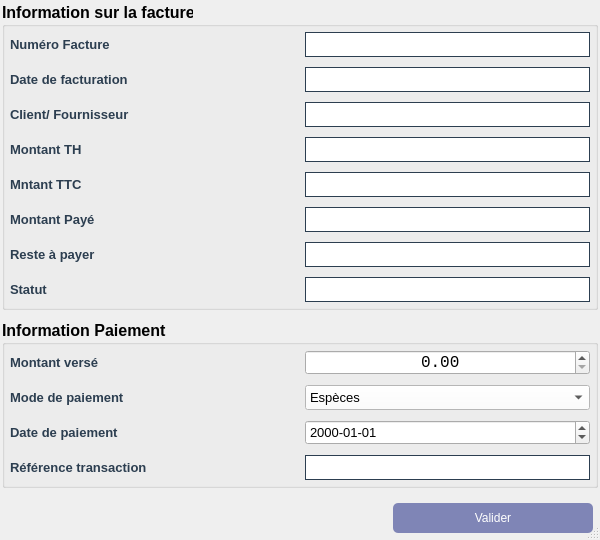
<?xml version="1.0" encoding="UTF-8"?>
<ui version="4.0">
 <class>Ui_payereste</class>
 <widget class="QDialog" name="Ui_payereste">
  <property name="windowModality">
   <enum>Qt::ApplicationModal</enum>
  </property>
  <property name="geometry">
   <rect>
    <x>0</x>
    <y>0</y>
    <width>600</width>
    <height>486</height>
   </rect>
  </property>
  <property name="font">
   <font>
    <pointsize>8</pointsize>
    <weight>75</weight>
    <italic>false</italic>
    <bold>true</bold>
   </font>
  </property>
  <property name="windowTitle">
   <string>Paiement</string>
  </property>
  <property name="windowIcon">
   <iconset resource="../../gscom_14/icon/icon.qrc">
    <normaloff>:/icon/buy.png</normaloff>:/icon/buy.png</iconset>
  </property>
  <property name="styleSheet">
   <string notr="true"> QLabel {
        color: #2c3e50;
        font-size: 13px;
        font-weight: bold;
    }

    /* QLineEdit */
    QLineEdit {
        border: 1px solid #ccc;
        border-radius: 4px;
        padding: 5px;
        background-color: #ffffff;
    
    }

    QLineEdit:focus {
        border: 1px solid #0077b6;
        background-color: #f1faff;
    }

    /* QPushButton */
    QPushButton {
        background-color: #7f85b6;
        color: white;
        padding: 6px 12px;
        border-radius: 5px;
	font: 12pt &quot;Verdana&quot;;
      
    }

    QPushButton:hover {
        background-color: #0096c7;
    }

    QPushButton:pressed {
        background-color: #023e8a;
    }
</string>
  </property>
  <property name="sizeGripEnabled">
   <bool>true</bool>
  </property>
  <property name="modal">
   <bool>true</bool>
  </property>
  <layout class="QVBoxLayout" name="verticalLayout">
   <property name="spacing">
    <number>10</number>
   </property>
   <property name="leftMargin">
    <number>2</number>
   </property>
   <property name="topMargin">
    <number>2</number>
   </property>
   <property name="rightMargin">
    <number>2</number>
   </property>
   <property name="bottomMargin">
    <number>2</number>
   </property>
   <item>
    <widget class="QGroupBox" name="groupBox">
     <property name="font">
      <font>
       <pointsize>12</pointsize>
       <weight>75</weight>
       <italic>false</italic>
       <bold>true</bold>
      </font>
     </property>
     <property name="title">
      <string>Information sur la facture</string>
     </property>
     <property name="flat">
      <bool>true</bool>
     </property>
     <layout class="QVBoxLayout" name="verticalLayout_2">
      <property name="spacing">
       <number>10</number>
      </property>
      <property name="leftMargin">
       <number>5</number>
      </property>
      <property name="topMargin">
       <number>5</number>
      </property>
      <property name="rightMargin">
       <number>5</number>
      </property>
      <property name="bottomMargin">
       <number>5</number>
      </property>
      <item>
       <layout class="QGridLayout" name="gridLayout_2">
        <item row="5" column="1">
         <widget class="QLabel" name="lineEdit">
          <property name="enabled">
           <bool>false</bool>
          </property>
          <property name="minimumSize">
           <size>
            <width>0</width>
            <height>25</height>
           </size>
          </property>
          <property name="font">
           <font>
            <pointsize>10</pointsize>
            <weight>75</weight>
            <bold>true</bold>
           </font>
          </property>
          <property name="styleSheet">
           <string notr="true">font-size:10pt;
background-color: rgb(255, 255, 255);</string>
          </property>
          <property name="frameShape">
           <enum>QFrame::Box</enum>
          </property>
          <property name="frameShadow">
           <enum>QFrame::Plain</enum>
          </property>
          <property name="lineWidth">
           <number>1</number>
          </property>
          <property name="midLineWidth">
           <number>0</number>
          </property>
          <property name="text">
           <string/>
          </property>
          <property name="alignment">
           <set>Qt::AlignLeading|Qt::AlignLeft|Qt::AlignVCenter</set>
          </property>
         </widget>
        </item>
        <item row="3" column="1">
         <widget class="QLabel" name="label_9">
          <property name="minimumSize">
           <size>
            <width>0</width>
            <height>25</height>
           </size>
          </property>
          <property name="styleSheet">
           <string notr="true">font-size:10pt;background-color: rgb(255, 255, 255);</string>
          </property>
          <property name="frameShape">
           <enum>QFrame::Box</enum>
          </property>
          <property name="text">
           <string/>
          </property>
         </widget>
        </item>
        <item row="7" column="1">
         <widget class="QLabel" name="montantRestantLineEdit">
          <property name="enabled">
           <bool>false</bool>
          </property>
          <property name="minimumSize">
           <size>
            <width>0</width>
            <height>25</height>
           </size>
          </property>
          <property name="font">
           <font>
            <pointsize>10</pointsize>
            <weight>75</weight>
            <bold>true</bold>
           </font>
          </property>
          <property name="styleSheet">
           <string notr="true">font-size:10pt;
background-color: rgb(255, 255, 255);</string>
          </property>
          <property name="frameShape">
           <enum>QFrame::Box</enum>
          </property>
          <property name="frameShadow">
           <enum>QFrame::Plain</enum>
          </property>
          <property name="lineWidth">
           <number>1</number>
          </property>
          <property name="midLineWidth">
           <number>0</number>
          </property>
          <property name="text">
           <string/>
          </property>
          <property name="alignment">
           <set>Qt::AlignLeading|Qt::AlignLeft|Qt::AlignVCenter</set>
          </property>
         </widget>
        </item>
        <item row="7" column="0">
         <widget class="QLabel" name="montantRestantLabel">
          <property name="font">
           <font>
            <pointsize>10</pointsize>
            <weight>75</weight>
            <bold>true</bold>
           </font>
          </property>
          <property name="styleSheet">
           <string notr="true">font-size:10pt;</string>
          </property>
          <property name="frameShape">
           <enum>QFrame::NoFrame</enum>
          </property>
          <property name="frameShadow">
           <enum>QFrame::Sunken</enum>
          </property>
          <property name="lineWidth">
           <number>2</number>
          </property>
          <property name="midLineWidth">
           <number>2</number>
          </property>
          <property name="text">
           <string>Reste à payer</string>
          </property>
          <property name="alignment">
           <set>Qt::AlignLeading|Qt::AlignLeft|Qt::AlignVCenter</set>
          </property>
         </widget>
        </item>
        <item row="8" column="1">
         <widget class="QLabel" name="label_4">
          <property name="enabled">
           <bool>false</bool>
          </property>
          <property name="minimumSize">
           <size>
            <width>0</width>
            <height>25</height>
           </size>
          </property>
          <property name="font">
           <font>
            <pointsize>10</pointsize>
            <weight>75</weight>
            <bold>true</bold>
           </font>
          </property>
          <property name="styleSheet">
           <string notr="true">font-size:10pt;
background-color: rgb(255, 255, 255);</string>
          </property>
          <property name="frameShape">
           <enum>QFrame::Box</enum>
          </property>
          <property name="frameShadow">
           <enum>QFrame::Plain</enum>
          </property>
          <property name="lineWidth">
           <number>1</number>
          </property>
          <property name="midLineWidth">
           <number>0</number>
          </property>
          <property name="text">
           <string/>
          </property>
          <property name="alignment">
           <set>Qt::AlignLeading|Qt::AlignLeft|Qt::AlignVCenter</set>
          </property>
         </widget>
        </item>
        <item row="8" column="0">
         <widget class="QLabel" name="label_3">
          <property name="font">
           <font>
            <pointsize>10</pointsize>
            <weight>75</weight>
            <bold>true</bold>
           </font>
          </property>
          <property name="styleSheet">
           <string notr="true">font-size:10pt;</string>
          </property>
          <property name="frameShape">
           <enum>QFrame::NoFrame</enum>
          </property>
          <property name="frameShadow">
           <enum>QFrame::Sunken</enum>
          </property>
          <property name="lineWidth">
           <number>0</number>
          </property>
          <property name="midLineWidth">
           <number>0</number>
          </property>
          <property name="text">
           <string>Statut</string>
          </property>
          <property name="alignment">
           <set>Qt::AlignLeading|Qt::AlignLeft|Qt::AlignVCenter</set>
          </property>
         </widget>
        </item>
        <item row="6" column="0">
         <widget class="QLabel" name="montantPayLabel">
          <property name="font">
           <font>
            <pointsize>10</pointsize>
            <weight>75</weight>
            <bold>true</bold>
           </font>
          </property>
          <property name="styleSheet">
           <string notr="true">font-size:10pt;
</string>
          </property>
          <property name="frameShape">
           <enum>QFrame::NoFrame</enum>
          </property>
          <property name="frameShadow">
           <enum>QFrame::Sunken</enum>
          </property>
          <property name="lineWidth">
           <number>2</number>
          </property>
          <property name="midLineWidth">
           <number>2</number>
          </property>
          <property name="text">
           <string>Montant Payé</string>
          </property>
          <property name="alignment">
           <set>Qt::AlignLeading|Qt::AlignLeft|Qt::AlignVCenter</set>
          </property>
         </widget>
        </item>
        <item row="2" column="0">
         <widget class="QLabel" name="dateLabel">
          <property name="font">
           <font>
            <pointsize>10</pointsize>
            <weight>75</weight>
            <bold>true</bold>
           </font>
          </property>
          <property name="styleSheet">
           <string notr="true">font-size:10pt;</string>
          </property>
          <property name="frameShape">
           <enum>QFrame::NoFrame</enum>
          </property>
          <property name="frameShadow">
           <enum>QFrame::Sunken</enum>
          </property>
          <property name="lineWidth">
           <number>0</number>
          </property>
          <property name="midLineWidth">
           <number>0</number>
          </property>
          <property name="text">
           <string>Date de facturation</string>
          </property>
          <property name="alignment">
           <set>Qt::AlignLeading|Qt::AlignLeft|Qt::AlignVCenter</set>
          </property>
         </widget>
        </item>
        <item row="6" column="1">
         <widget class="QLabel" name="montantPayLineEdit">
          <property name="enabled">
           <bool>false</bool>
          </property>
          <property name="minimumSize">
           <size>
            <width>0</width>
            <height>25</height>
           </size>
          </property>
          <property name="font">
           <font>
            <pointsize>10</pointsize>
            <weight>75</weight>
            <bold>true</bold>
           </font>
          </property>
          <property name="styleSheet">
           <string notr="true">font-size:10pt;
background-color: rgb(255, 255, 255);</string>
          </property>
          <property name="frameShape">
           <enum>QFrame::Box</enum>
          </property>
          <property name="frameShadow">
           <enum>QFrame::Plain</enum>
          </property>
          <property name="lineWidth">
           <number>1</number>
          </property>
          <property name="midLineWidth">
           <number>0</number>
          </property>
          <property name="text">
           <string/>
          </property>
          <property name="alignment">
           <set>Qt::AlignLeading|Qt::AlignLeft|Qt::AlignVCenter</set>
          </property>
         </widget>
        </item>
        <item row="0" column="1">
         <widget class="QLabel" name="numeroFactureLineEdit">
          <property name="enabled">
           <bool>false</bool>
          </property>
          <property name="minimumSize">
           <size>
            <width>0</width>
            <height>25</height>
           </size>
          </property>
          <property name="font">
           <font>
            <pointsize>10</pointsize>
            <weight>75</weight>
            <bold>true</bold>
           </font>
          </property>
          <property name="styleSheet">
           <string notr="true">font-size:10pt;
background-color: rgb(255, 255, 255);</string>
          </property>
          <property name="frameShape">
           <enum>QFrame::Box</enum>
          </property>
          <property name="frameShadow">
           <enum>QFrame::Plain</enum>
          </property>
          <property name="lineWidth">
           <number>1</number>
          </property>
          <property name="midLineWidth">
           <number>0</number>
          </property>
          <property name="text">
           <string/>
          </property>
          <property name="alignment">
           <set>Qt::AlignLeading|Qt::AlignLeft|Qt::AlignVCenter</set>
          </property>
         </widget>
        </item>
        <item row="2" column="1">
         <widget class="QLabel" name="dateLineEdit">
          <property name="enabled">
           <bool>false</bool>
          </property>
          <property name="minimumSize">
           <size>
            <width>0</width>
            <height>25</height>
           </size>
          </property>
          <property name="font">
           <font>
            <pointsize>10</pointsize>
            <weight>75</weight>
            <bold>true</bold>
           </font>
          </property>
          <property name="styleSheet">
           <string notr="true">font-size:10pt;
background-color: rgb(255, 255, 255);</string>
          </property>
          <property name="frameShape">
           <enum>QFrame::Box</enum>
          </property>
          <property name="frameShadow">
           <enum>QFrame::Plain</enum>
          </property>
          <property name="lineWidth">
           <number>1</number>
          </property>
          <property name="midLineWidth">
           <number>0</number>
          </property>
          <property name="text">
           <string/>
          </property>
          <property name="alignment">
           <set>Qt::AlignLeading|Qt::AlignLeft|Qt::AlignVCenter</set>
          </property>
         </widget>
        </item>
        <item row="5" column="0">
         <widget class="QLabel" name="label_2">
          <property name="font">
           <font>
            <pointsize>10</pointsize>
            <weight>75</weight>
            <bold>true</bold>
           </font>
          </property>
          <property name="styleSheet">
           <string notr="true">font-size:10pt;</string>
          </property>
          <property name="frameShape">
           <enum>QFrame::NoFrame</enum>
          </property>
          <property name="frameShadow">
           <enum>QFrame::Sunken</enum>
          </property>
          <property name="lineWidth">
           <number>2</number>
          </property>
          <property name="midLineWidth">
           <number>2</number>
          </property>
          <property name="text">
           <string>Mntant TTC</string>
          </property>
          <property name="alignment">
           <set>Qt::AlignLeading|Qt::AlignLeft|Qt::AlignVCenter</set>
          </property>
         </widget>
        </item>
        <item row="3" column="0">
         <widget class="QLabel" name="label_7">
          <property name="styleSheet">
           <string notr="true">font-size:10pt;</string>
          </property>
          <property name="text">
           <string>Client/ Fournisseur</string>
          </property>
         </widget>
        </item>
        <item row="0" column="0">
         <widget class="QLabel" name="numeroFactureLabel">
          <property name="font">
           <font>
            <pointsize>10</pointsize>
            <weight>75</weight>
            <bold>true</bold>
           </font>
          </property>
          <property name="styleSheet">
           <string notr="true">font-size:10pt;</string>
          </property>
          <property name="frameShape">
           <enum>QFrame::NoFrame</enum>
          </property>
          <property name="frameShadow">
           <enum>QFrame::Sunken</enum>
          </property>
          <property name="lineWidth">
           <number>0</number>
          </property>
          <property name="midLineWidth">
           <number>0</number>
          </property>
          <property name="text">
           <string>Numéro Facture</string>
          </property>
          <property name="alignment">
           <set>Qt::AlignLeading|Qt::AlignLeft|Qt::AlignVCenter</set>
          </property>
         </widget>
        </item>
        <item row="4" column="0">
         <widget class="QLabel" name="montantTotalLabel">
          <property name="font">
           <font>
            <pointsize>10</pointsize>
            <weight>75</weight>
            <bold>true</bold>
           </font>
          </property>
          <property name="styleSheet">
           <string notr="true">font-size:10pt;</string>
          </property>
          <property name="frameShape">
           <enum>QFrame::NoFrame</enum>
          </property>
          <property name="frameShadow">
           <enum>QFrame::Sunken</enum>
          </property>
          <property name="lineWidth">
           <number>2</number>
          </property>
          <property name="midLineWidth">
           <number>2</number>
          </property>
          <property name="text">
           <string>Montant TH</string>
          </property>
          <property name="alignment">
           <set>Qt::AlignLeading|Qt::AlignLeft|Qt::AlignVCenter</set>
          </property>
         </widget>
        </item>
        <item row="4" column="1">
         <widget class="QLabel" name="montantTotalLineEdit">
          <property name="enabled">
           <bool>false</bool>
          </property>
          <property name="minimumSize">
           <size>
            <width>0</width>
            <height>25</height>
           </size>
          </property>
          <property name="font">
           <font>
            <pointsize>10</pointsize>
            <weight>75</weight>
            <bold>true</bold>
           </font>
          </property>
          <property name="styleSheet">
           <string notr="true">font-size:10pt;
background-color: rgb(255, 255, 255);</string>
          </property>
          <property name="frameShape">
           <enum>QFrame::Box</enum>
          </property>
          <property name="frameShadow">
           <enum>QFrame::Plain</enum>
          </property>
          <property name="lineWidth">
           <number>1</number>
          </property>
          <property name="midLineWidth">
           <number>0</number>
          </property>
          <property name="text">
           <string/>
          </property>
          <property name="alignment">
           <set>Qt::AlignLeading|Qt::AlignLeft|Qt::AlignVCenter</set>
          </property>
         </widget>
        </item>
       </layout>
      </item>
     </layout>
    </widget>
   </item>
   <item>
    <widget class="QGroupBox" name="groupBox_2">
     <property name="font">
      <font>
       <pointsize>12</pointsize>
       <weight>75</weight>
       <italic>false</italic>
       <bold>true</bold>
      </font>
     </property>
     <property name="title">
      <string>Information Paiement</string>
     </property>
     <property name="flat">
      <bool>true</bool>
     </property>
     <layout class="QVBoxLayout" name="verticalLayout_3">
      <property name="spacing">
       <number>10</number>
      </property>
      <property name="leftMargin">
       <number>5</number>
      </property>
      <property name="topMargin">
       <number>5</number>
      </property>
      <property name="rightMargin">
       <number>5</number>
      </property>
      <property name="bottomMargin">
       <number>5</number>
      </property>
      <item>
       <layout class="QGridLayout" name="gridLayout_3">
        <item row="1" column="0">
         <widget class="QLabel" name="label_10">
          <property name="styleSheet">
           <string notr="true">font-size:10pt;</string>
          </property>
          <property name="text">
           <string>Mode de paiement</string>
          </property>
         </widget>
        </item>
        <item row="0" column="1">
         <widget class="QDoubleSpinBox" name="reglELeResteSpinBox">
          <property name="sizePolicy">
           <sizepolicy hsizetype="Preferred" vsizetype="Preferred">
            <horstretch>0</horstretch>
            <verstretch>0</verstretch>
           </sizepolicy>
          </property>
          <property name="minimumSize">
           <size>
            <width>0</width>
            <height>25</height>
           </size>
          </property>
          <property name="font">
           <font>
            <family>Consolas</family>
            <pointsize>12</pointsize>
            <weight>50</weight>
            <bold>false</bold>
           </font>
          </property>
          <property name="alignment">
           <set>Qt::AlignCenter</set>
          </property>
          <property name="maximum">
           <double>999999999999.000000000000000</double>
          </property>
         </widget>
        </item>
        <item row="1" column="1">
         <widget class="QComboBox" name="comboBox">
          <property name="sizePolicy">
           <sizepolicy hsizetype="Preferred" vsizetype="Preferred">
            <horstretch>0</horstretch>
            <verstretch>0</verstretch>
           </sizepolicy>
          </property>
          <property name="minimumSize">
           <size>
            <width>0</width>
            <height>25</height>
           </size>
          </property>
          <property name="styleSheet">
           <string notr="true">font-size:10pt;
background-color: rgb(255, 255, 255);</string>
          </property>
          <item>
           <property name="text">
            <string>Espèces</string>
           </property>
          </item>
          <item>
           <property name="text">
            <string>Chèque</string>
           </property>
          </item>
          <item>
           <property name="text">
            <string>Virement bancaire</string>
           </property>
          </item>
          <item>
           <property name="text">
            <string>Mobile money</string>
           </property>
          </item>
          <item>
           <property name="text">
            <string>Carte bancaire</string>
           </property>
          </item>
         </widget>
        </item>
        <item row="3" column="1">
         <widget class="QLabel" name="label">
          <property name="minimumSize">
           <size>
            <width>0</width>
            <height>25</height>
           </size>
          </property>
          <property name="styleSheet">
           <string notr="true">font-size:10pt;
background-color: rgb(255, 255, 255);</string>
          </property>
          <property name="frameShape">
           <enum>QFrame::Box</enum>
          </property>
          <property name="text">
           <string/>
          </property>
         </widget>
        </item>
        <item row="2" column="1">
         <widget class="QDateEdit" name="dateEdit">
          <property name="sizePolicy">
           <sizepolicy hsizetype="Preferred" vsizetype="Preferred">
            <horstretch>0</horstretch>
            <verstretch>0</verstretch>
           </sizepolicy>
          </property>
          <property name="minimumSize">
           <size>
            <width>0</width>
            <height>25</height>
           </size>
          </property>
          <property name="font">
           <font>
            <pointsize>10</pointsize>
           </font>
          </property>
          <property name="displayFormat">
           <string>yyyy-MM-dd</string>
          </property>
         </widget>
        </item>
        <item row="0" column="0">
         <widget class="QLabel" name="reglELeResteLabel">
          <property name="font">
           <font>
            <pointsize>10</pointsize>
            <weight>75</weight>
            <bold>true</bold>
           </font>
          </property>
          <property name="styleSheet">
           <string notr="true">font-size:10pt;</string>
          </property>
          <property name="frameShape">
           <enum>QFrame::NoFrame</enum>
          </property>
          <property name="frameShadow">
           <enum>QFrame::Sunken</enum>
          </property>
          <property name="lineWidth">
           <number>2</number>
          </property>
          <property name="midLineWidth">
           <number>2</number>
          </property>
          <property name="text">
           <string>Montant versé</string>
          </property>
          <property name="alignment">
           <set>Qt::AlignLeading|Qt::AlignLeft|Qt::AlignVCenter</set>
          </property>
         </widget>
        </item>
        <item row="3" column="0">
         <widget class="QLabel" name="label_12">
          <property name="styleSheet">
           <string notr="true">font-size:10pt;</string>
          </property>
          <property name="text">
           <string>Référence transaction</string>
          </property>
         </widget>
        </item>
        <item row="2" column="0">
         <widget class="QLabel" name="label_11">
          <property name="styleSheet">
           <string notr="true">font-size:10pt;</string>
          </property>
          <property name="text">
           <string>Date de paiement</string>
          </property>
         </widget>
        </item>
       </layout>
      </item>
     </layout>
    </widget>
   </item>
   <item>
    <widget class="QFrame" name="frame_3">
     <property name="styleSheet">
      <string notr="true"/>
     </property>
     <property name="frameShape">
      <enum>QFrame::NoFrame</enum>
     </property>
     <property name="frameShadow">
      <enum>QFrame::Raised</enum>
     </property>
     <layout class="QHBoxLayout" name="horizontalLayout_4">
      <property name="spacing">
       <number>5</number>
      </property>
      <property name="topMargin">
       <number>5</number>
      </property>
      <property name="rightMargin">
       <number>5</number>
      </property>
      <property name="bottomMargin">
       <number>5</number>
      </property>
      <item alignment="Qt::AlignRight">
       <widget class="QPushButton" name="pushButton">
        <property name="sizePolicy">
         <sizepolicy hsizetype="Preferred" vsizetype="Preferred">
          <horstretch>0</horstretch>
          <verstretch>0</verstretch>
         </sizepolicy>
        </property>
        <property name="minimumSize">
         <size>
          <width>200</width>
          <height>30</height>
         </size>
        </property>
        <property name="maximumSize">
         <size>
          <width>200</width>
          <height>35</height>
         </size>
        </property>
        <property name="cursor">
         <cursorShape>PointingHandCursor</cursorShape>
        </property>
        <property name="focusPolicy">
         <enum>Qt::NoFocus</enum>
        </property>
        <property name="styleSheet">
         <string notr="true"/>
        </property>
        <property name="text">
         <string>Valider</string>
        </property>
        <property name="icon">
         <iconset resource="../../gscom_14/icon/icon.qrc">
          <normaloff>:/icon/facture-dachat.png</normaloff>:/icon/facture-dachat.png</iconset>
        </property>
        <property name="iconSize">
         <size>
          <width>20</width>
          <height>20</height>
         </size>
        </property>
       </widget>
      </item>
     </layout>
    </widget>
   </item>
  </layout>
 </widget>
 <resources>
  <include location="../../gscom_14/icon/icon.qrc"/>
 </resources>
 <connections/>
</ui>
